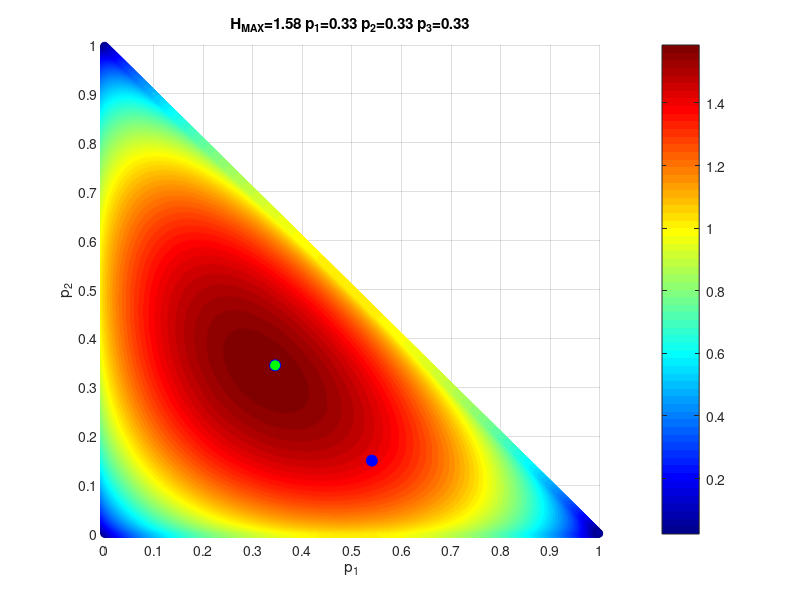

Write the MATLAB code that produced this figure.

x=0
y=0
z=0
n=1
for i=0.001:0.001:1
   for j=0.001:0.001:1
      if i+j<1
          k=1-i-j;
          x(n)=i;
          y(n)=j;
          z(n)=k;
          n=n+1;
      end
    end
end

H=0


 H=x.*log2(1./x)+y.*log2(1./y)+z.*log2(1./z);
max=0
index=0
 for i=1:size(H,2)
    if H(i)>max
        
        max=H(i);
        index=i;
    end
 end

 figure(1)
 colormap jet
 sphere=30
 scatter(x,y,sphere, H), hold on
%plot(x(index), y(index), 'bo', 'MarkerSize',8, 'MarkerFaceColor','w')
 colorbar
 xticks([0:0.1:1])
 yticks([0:0.1:1])

 xlabel("p_1")
 ylabel("p_2")
 grid on
 p_1=0.54
 p_2=0.15
 plot(p_1, p_2, 'bo', 'MarkerSize',8, 'MarkerFaceColor','b')
 avg=(p_1+p_2)/2
 plot(avg, avg, 'bo', 'MarkerSize',8, 'MarkerFaceColor','g')
tit=sprintf('H_{MAX}=%.2f p_1=%.2f p_2=%.2f p_3=%.2f ', max, x(index), y(index), z(index))
title(tit)







